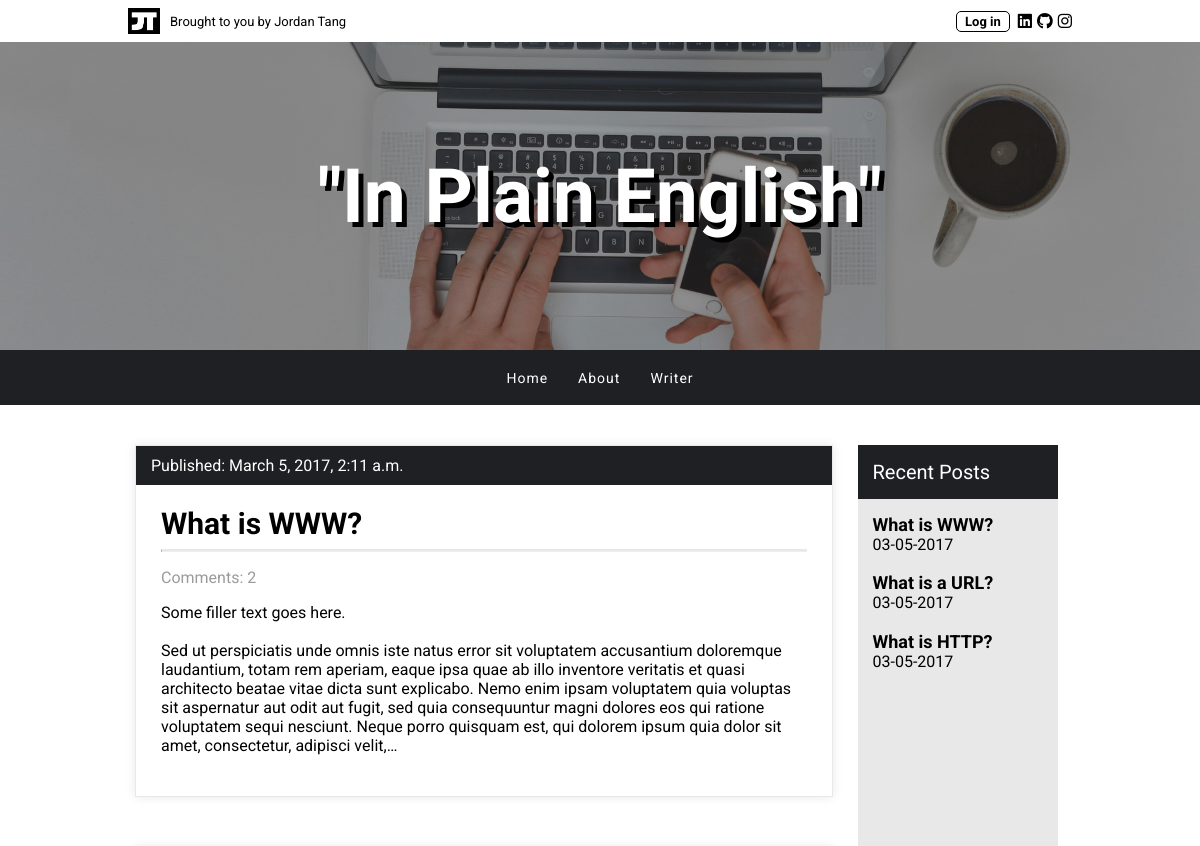
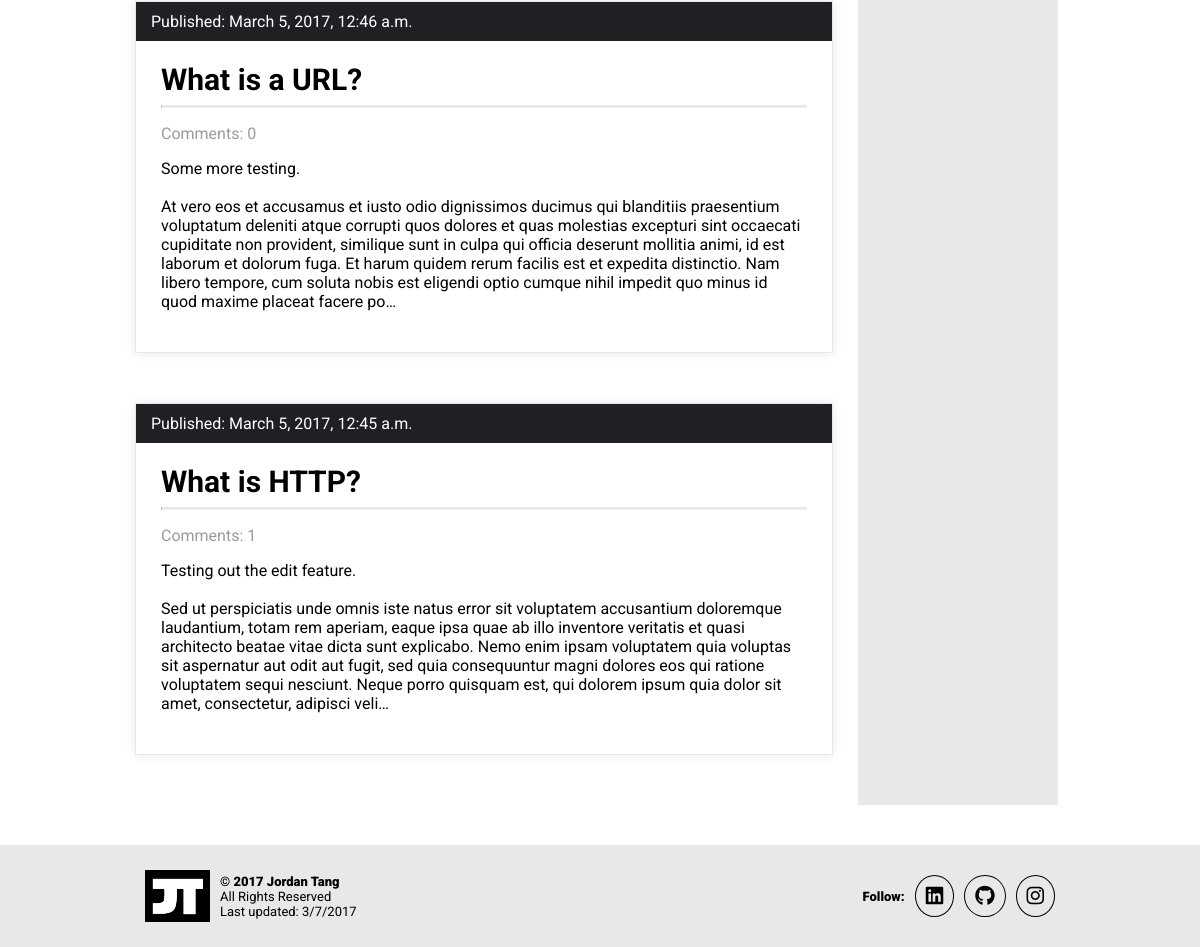
The app's page /, older data (2 pictures, top to bottom).
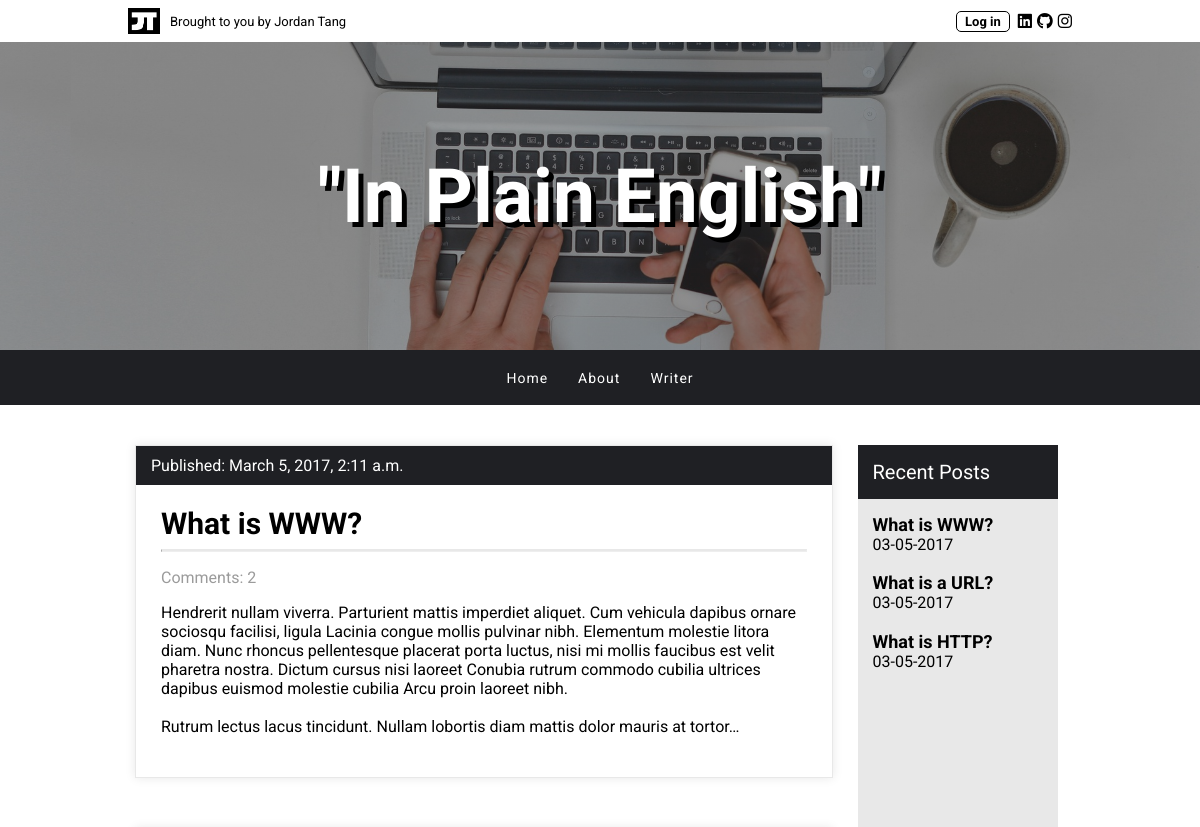
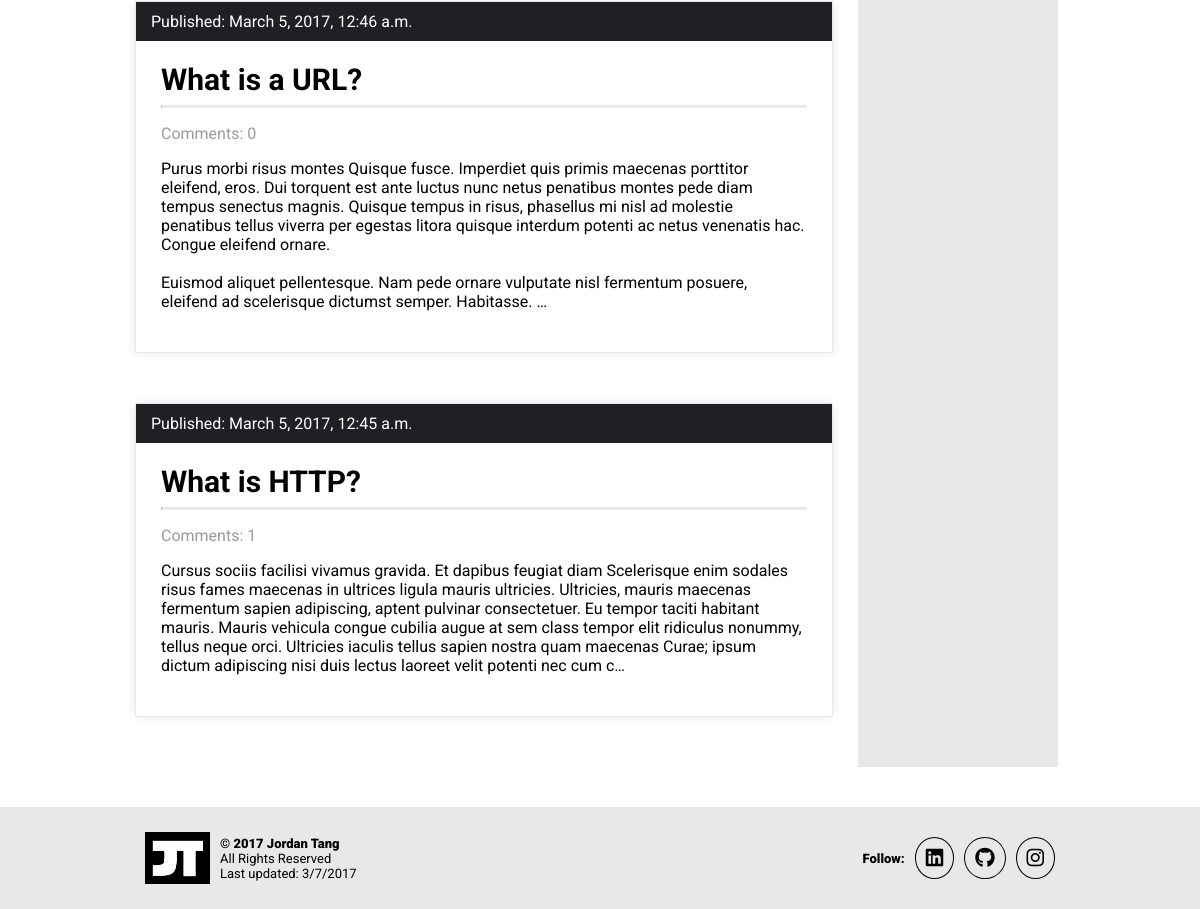
The same page, newer data (2 pictures, top to bottom).
### app/models.py (models this page shows, shortened)
class Post(models.Model):
    author = models.ForeignKey('auth.User')
    title = models.CharField(max_length=200)
    text = models.TextField()
    created_date = models.DateTimeField(
        default=timezone.now)
    published_date = models.DateTimeField(
        blank=True, null=True)
    def approved_comments(self):
        return self.comments.filter(approved_comment=True)

### app/views.py (the view)
# urls.py: url(r'^$', views.post_list, name='post_list'),
def post_list(request):
    posts = Post.objects.filter(published_date__lte=timezone.now()).order_by('-published_date')
    return render(request, 'app/post_list.html', {'posts': posts})

### app/templates/app/post_list.html
{% extends 'app/base.html' %}
{% block content %}
    <div class="container">
        <div class="row home">
            <div class="col-9 posts">
                {% for post in posts %}
                    <div class="card">
                        <div class="bar">
                            Published: {{ post.published_date }}
                        </div>
                        <h2><a href="{% url 'post_detail' pk=post.pk %}">{{ post.title }}</a></h2>
                        <hr>
                        <p class="subtext">Comments: {{ post.approved_comments.count }}</p>
                        <p>{{ post.text|linebreaksbr|truncatechars:500 }}</p>
                    </div>
                {% endfor %}
            </div>
            <div class="recent-nav">
                <div class="bar">
                    <h6>Recent Posts</h6>
                </div>
                {% for post in posts %}
                    <h3><a href="{% url 'post_detail' pk=post.pk %}">{{ post.title }}</a></h3>
                    <span>{{ post.published_date|date:'m-d-Y' }}</span>
                {% endfor %}
            </div>
        </div>
    </div>
{% endblock %}

Row changes from the older to the newer data that the page shows:
changed Post "What is WWW?": text "Some filler text goes here. Sed ut perspiciatis unde omnis iste natus error sit voluptatem accusantium doloremque laudantium, totam rem aperiam, eaque ipsa quae ab illo inventore veritatis et quasi architecto beatae vitae dicta sunt explicabo. Nemo enim ipsam voluptatem quia voluptas sit aspernatur aut odit aut fugit, sed quia consequuntur magni dolores eos qui ratione voluptatem sequi nesciunt. Neque porro quisquam est, qui dolorem ipsum quia dolor sit amet, consectetur, adipisci velit,…" → "Hendrerit nullam viverra. Parturient mattis imperdiet aliquet. Cum vehicula dapibus ornare sociosqu facilisi, ligula Lacinia congue mollis pulvinar nibh. Elementum molestie litora diam. Nunc rhoncus pellentesque placerat porta luctus, nisi mi mollis faucibus est velit pharetra nostra. Dictum cursus nisi laoreet Conubia rutrum commodo cubilia ultrices dapibus euismod molestie cubilia Arcu proin laoreet nibh. Rutrum lectus lacus tincidunt. Nullam lobortis diam mattis dolor mauris at tortor…"
changed Post "What is a URL?": text "Some more testing. At vero eos et accusamus et iusto odio dignissimos ducimus qui blanditiis praesentium voluptatum deleniti atque corrupti quos dolores et quas molestias excepturi sint occaecati cupiditate non provident, similique sunt in culpa qui officia deserunt mollitia animi, id est laborum et dolorum fuga. Et harum quidem rerum facilis est et expedita distinctio. Nam libero tempore, cum soluta nobis est eligendi optio cumque nihil impedit quo minus id quod maxime placeat facere po…" → "Purus morbi risus montes Quisque fusce. Imperdiet quis primis maecenas porttitor eleifend, eros. Dui torquent est ante luctus nunc netus penatibus montes pede diam tempus senectus magnis. Quisque tempus in risus, phasellus mi nisl ad molestie penatibus tellus viverra per egestas litora quisque interdum potenti ac netus venenatis hac. Congue eleifend ornare. Euismod aliquet pellentesque. Nam pede ornare vulputate nisl fermentum posuere, eleifend ad scelerisque dictumst semper. Habitasse. …"
changed Post "What is HTTP?": text "Testing out the edit feature. Sed ut perspiciatis unde omnis iste natus error sit voluptatem accusantium doloremque laudantium, totam rem aperiam, eaque ipsa quae ab illo inventore veritatis et quasi architecto beatae vitae dicta sunt explicabo. Nemo enim ipsam voluptatem quia voluptas sit aspernatur aut odit aut fugit, sed quia consequuntur magni dolores eos qui ratione voluptatem sequi nesciunt. Neque porro quisquam est, qui dolorem ipsum quia dolor sit amet, consectetur, adipisci veli…" → "Cursus sociis facilisi vivamus gravida. Et dapibus feugiat diam Scelerisque enim sodales risus fames maecenas in ultrices ligula mauris ultricies. Ultricies, mauris maecenas fermentum sapien adipiscing, aptent pulvinar consectetuer. Eu tempor taciti habitant mauris. Mauris vehicula congue cubilia augue at sem class tempor elit ridiculus nonummy, tellus neque orci. Ultricies iaculis tellus sapien nostra quam maecenas Curae; ipsum dictum adipiscing nisi duis lectus laoreet velit potenti nec cum c…"
